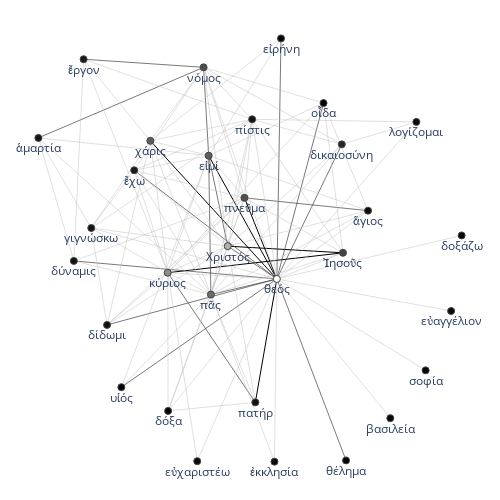

Source (notebook cell):
### Code cell
fig = textnet.draw_2d_network(ego_network)
fig.show()
